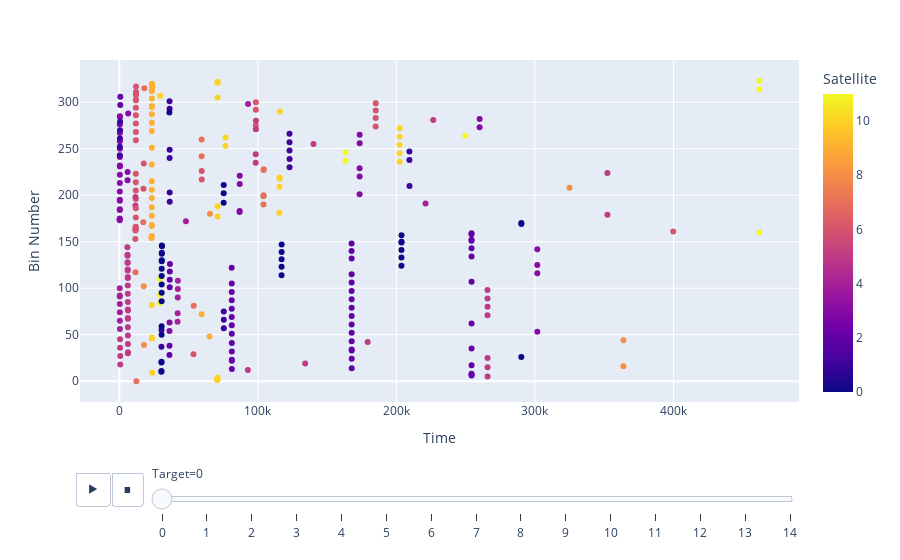

This figure's notebook cell:
### Code cell
fig = px.scatter(stk_object.Planned_Data.sort_values(by="Target"),x="Time",y="Bin Number",hover_data="Bin Number",color="Satellite",animation_frame="Target")
fig.show()

### Figure 1 — Plotly figure (JSON) as saved in the notebook; plotly's stock layout.template omitted (floating-point values rounded to 4 significant figures; data arrays with more than 128 entries replaced by an {"elided": "..."} marker saying what was removed)
{"data": [{"hovertemplate": "Target=0<br>Time=%{x}<br>Bin Number=%{y}<br>Satellite=%{marker.color}<extra></extra>", "legendgroup": "", "marker": {"color": {"elided": "324 int values"}, "coloraxis": "coloraxis", "symbol": "circle"}, "mode": "markers", "name": "", "orientation": "v", "showlegend": false, "type": "scatter", "x": {"elided": "324 float values"}, "xaxis": "x", "y": {"elided": "324 int values"}, "yaxis": "y"}], "layout": {"coloraxis": {"colorbar": {"title": {"text": "Satellite"}}, "colorscale": [[0, "#0d0887"], [0.1111, "#46039f"], [0.2222, "#7201a8"], [0.3333, "#9c179e"], [0.4444, "#bd3786"], [0.5556, "#d8576b"], [0.6667, "#ed7953"], [0.7778, "#fb9f3a"], [0.8889, "#fdca26"], [1, "#f0f921"]]}, "legend": {"tracegroupgap": 0}, "margin": {"t": 60}, "sliders": [{"active": 0, "currentvalue": {"prefix": "Target="}, "len": 0.9, "pad": {"b": 10, "t": 60}, "steps": [{"args": [["0"], {"frame": {"duration": 0, "redraw": false}, "fromcurrent": true, "mode": "immediate", "transition": {"duration": 0, "easing": "linear"}}], "label": "0", "method": "animate"}, {"args": [["1"], {"frame": {"duration": 0, "redraw": false}, "fromcurrent": true, "mode": "immediate", "transition": {"duration": 0, "easing": "linear"}}], "label": "1", "method": "animate"}, {"args": [["2"], {"frame": {"duration": 0, "redraw": false}, "fromcurrent": true, "mode": "immediate", "transition": {"duration": 0, "easing": "linear"}}], "label": "2", "method": "animate"}, {"args": [["3"], {"frame": {"duration": 0, "redraw": false}, "fromcurrent": true, "mode": "immediate", "transition": {"duration": 0, "easing": "linear"}}], "label": "3", "method": "animate"}, {"args": [["4"], {"frame": {"duration": 0, "redraw": false}, "fromcurrent": true, "mode": "immediate", "transition": {"duration": 0, "easing": "linear"}}], "label": "4", "method": "animate"}, {"args": [["5"], {"frame": {"duration": 0, "redraw": false}, "fromcurrent": true, "mode": "immediate", "transition": {"duration": 0, "easing": "linear"}}], "label": "5", "method": "animate"}, {"args": [["6"], {"frame": {"duration": 0, "redraw": false}, "fromcurrent": true, "mode": "immediate", "transition": {"duration": 0, "easing": "linear"}}], "label": "6", "method": "animate"}, {"args": [["7"], {"frame": {"duration": 0, "redraw": false}, "fromcurrent": true, "mode": "immediate", "transition": {"duration": 0, "easing": "linear"}}], "label": "7", "method": "animate"}, {"args": [["8"], {"frame": {"duration": 0, "redraw": false}, "fromcurrent": true, "mode": "immediate", "transition": {"duration": 0, "easing": "linear"}}], "label": "8", "method": "animate"}, {"args": [["9"], {"frame": {"duration": 0, "redraw": false}, "fromcurrent": true, "mode": "immediate", "transition": {"duration": 0, "easing": "linear"}}], "label": "9", "method": "animate"}, {"args": [["10"], {"frame": {"duration": 0, "redraw": false}, "fromcurrent": true, "mode": "immediate", "transition": {"duration": 0, "easing": "linear"}}], "label": "10", "method": "animate"}, {"args": [["11"], {"frame": {"duration": 0, "redraw": false}, "fromcurrent": true, "mode": "immediate", "transition": {"duration": 0, "easing": "linear"}}], "label": "11", "method": "animate"}, {"args": [["12"], {"frame": {"duration": 0, "redraw": false}, "fromcurrent": true, "mode": "immediate", "transition": {"duration": 0, "easing": "linear"}}], "label": "12", "method": "animate"}, {"args": [["13"], {"frame": {"duration": 0, "redraw": false}, "fromcurrent": true, "mode": "immediate", "transition": {"duration": 0, "easing": "linear"}}], "label": "13", "method": "animate"}, {"args": [["14"], {"frame": {"duration": 0, "redraw": false}, "fromcurrent": true, "mode": "immediate", "transition": {"duration": 0, "easing": "linear"}}], "label": "14", "method": "animate"}], "x": 0.1, "xanchor": "left", "y": 0, "yanchor": "top"}], "updatemenus": [{"buttons": [{"args": [null, {"frame": {"duration": 500, "redraw": false}, "fromcurrent": true, "mode": "immediate", "transition": {"duration": 500, "easing": "linear"}}], "label": "&#9654;", "method": "animate"}, {"args": [[null], {"frame": {"duration": 0, "redraw": false}, "fromcurrent": true, "mode": "immediate", "transition": {"duration": 0, "easing": "linear"}}], "label": "&#9724;", "method": "animate"}], "direction": "left", "pad": {"r": 10, "t": 70}, "showactive": false, "type": "buttons", "x": 0.1, "xanchor": "right", "y": 0, "yanchor": "top"}], "xaxis": {"anchor": "y", "domain": [0, 1], "title": {"text": "Time"}}, "yaxis": {"anchor": "x", "domain": [0, 1], "title": {"text": "Bin Number"}}}}
